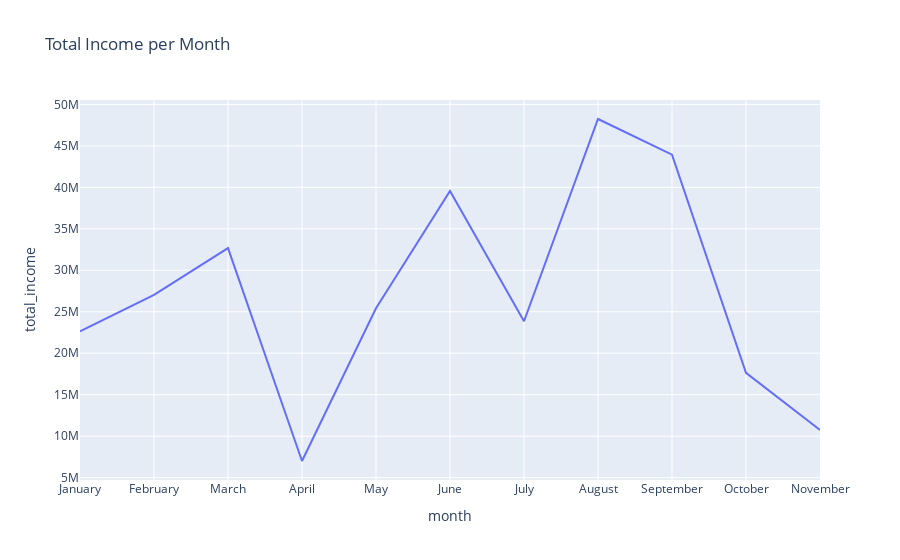

The notebook cell this image was saved under:
### Code cell
best_month = best_month1.melt(id_vars='month', 
                 value_vars=['total_income'], 
                 var_name='Ratio', 
                 value_name='total_income')

fig = px.line(best_month1, x="month", y="total_income", 
              title='Total Income per Month')
fig.show()

### Figure 1 — Plotly figure (JSON) as saved in the notebook; plotly's stock layout.template omitted (floating-point values rounded to 4 significant figures)
{"data": [{"hovertemplate": "month=%{x}<br>total_income=%{y}<extra></extra>", "legendgroup": "", "line": {"color": "#636efa", "dash": "solid"}, "marker": {"symbol": "circle"}, "mode": "lines", "name": "", "orientation": "v", "showlegend": false, "type": "scatter", "x": ["January", "February", "March", "April", "May", "June", "July", "August", "September", "October", "November"], "xaxis": "x", "y": [22650000.0, 27030000.0, 32670000.0, 7009000.0, 25420000.0, 39550000.0, 23860000.0, 48240000.0, 43945557, 17630000.0, 10750000.0], "yaxis": "y"}], "layout": {"legend": {"tracegroupgap": 0}, "title": {"text": "Total Income per Month"}, "xaxis": {"anchor": "y", "domain": [0, 1], "title": {"text": "month"}}, "yaxis": {"anchor": "x", "domain": [0, 1], "title": {"text": "total_income"}}}}
